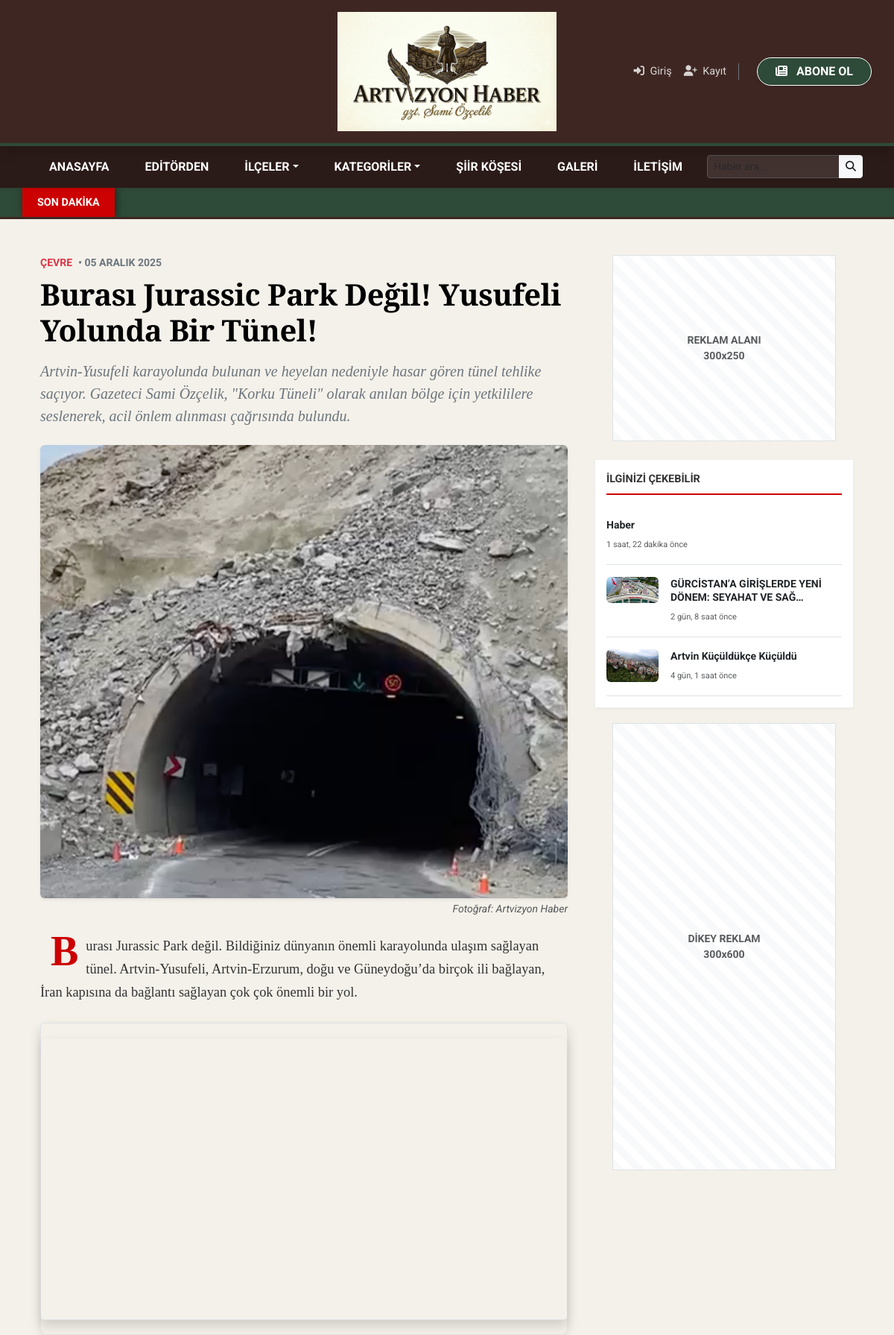
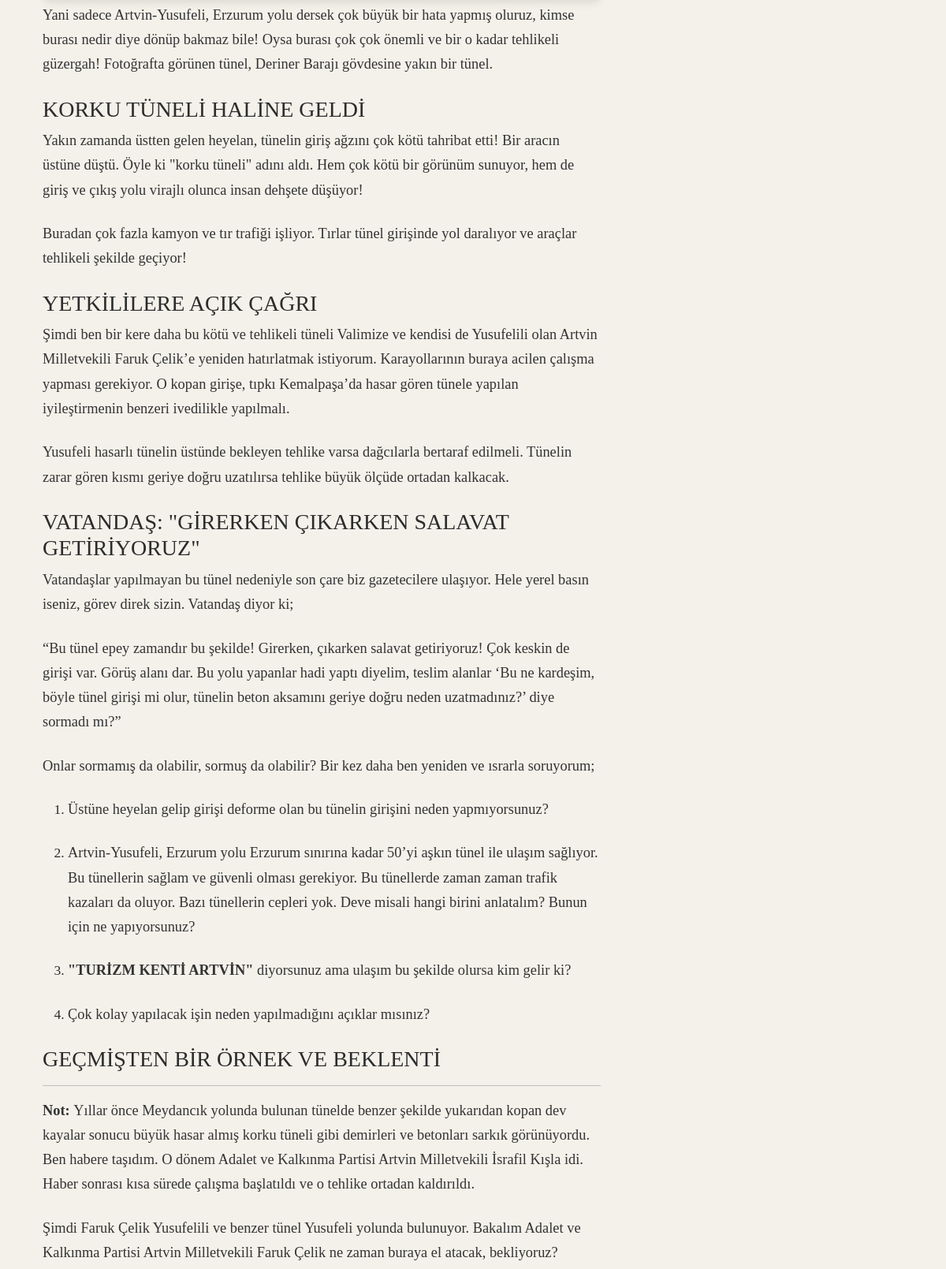
The page /haber/6/ (upper part) on the database its author committed (2 pictures, top to bottom).
### haberler/models.py (models this page shows, shortened)
class Haber(models.Model):
    baslik = models.CharField(max_length=200, verbose_name="Haber Başlığı")
    ozet = models.TextField(verbose_name="Kısa Özet", blank=True)
    icerik = RichTextUploadingField(verbose_name="Haber İçeriği")
    resim = ProcessedImageField(
        upload_to='haber_resimleri/',
        processors=[ResizeToFit(800, 600)],
        format='JPEG',
        options={'quality': 60},
        verbose_name="Haber Resmi",
        blank=True
    )
    video_link = models.URLField(blank=True, null=True, verbose_name="Video Linki (YouTube)")
    son_dakika = models.BooleanField(default=False, verbose_name="Son Dakika Haberi mi?")
    ulusal_mi = models.BooleanField(default=False, verbose_name="Ulusal Haber mi?")
    manset_mi = models.BooleanField(default=False, verbose_name="Manşette Göster")
    kategori = models.ForeignKey(Kategori, on_delete=models.CASCADE, verbose_name="Kategori")
    ilce = models.ForeignKey(Ilce, on_delete=models.SET_NULL, null=True, blank=True, verbose_name="İlçe (Varsa)")
    yayin_tarihi = models.DateTimeField(default=timezone.now, verbose_name="Yayınlanma Tarihi")
    aktif_mi = models.BooleanField(default=True, verbose_name="Yayında mı?")
    class Meta: verbose_name_plural = "Haberler"; ordering = ['-yayin_tarihi']
    @property
    def youtube_embed_url(self):
        return None

class Kategori(models.Model):
    isim = models.CharField(max_length=100, verbose_name="Kategori Adı")
    slug = models.SlugField(unique=True, verbose_name="Link Uzantısı", null=True, blank=True)
    class Meta: verbose_name_plural = "Kategoriler"

### haberler/views.py (the view)
# urls.py: path('haber/<int:pk>/', views.haber_detay, name='haber_detay'),
def haber_detay(request, pk):
    haber = get_object_or_404(Haber, pk=pk)
    haber.icerik = metin_ici_video_duzelt(haber.icerik)
    benzer_haberler = Haber.objects.filter(kategori=haber.kategori, aktif_mi=True).exclude(id=haber.id).order_by('-yayin_tarihi')[:5]
    if not benzer_haberler:
        benzer_haberler = Haber.objects.filter(aktif_mi=True).exclude(id=haber.id).order_by('-yayin_tarihi')[:5]
    ham_yorumlar = haber.yorumlar.filter(aktif=True)
    onayli_yorumlar = yorumlara_rozet_ekle(ham_yorumlar)
    if request.method == 'POST':
        if not request.user.is_authenticated:
             return redirect('login')
        yorum_form = YorumForm(data=request.POST)
        if yorum_form.is_valid():
            yeni_yorum = yorum_form.save(commit=False)
            yeni_yorum.haber = haber
            yeni_yorum.isim = f"{request.user.first_name} {request.user.last_name}" or request.user.username
            yeni_yorum.email = request.user.email
            yeni_yorum.save()
            return redirect('haber_detay', pk=pk)
    else:
        yorum_form = YorumForm()
    return render(request, 'detay.html', {
        'haber': haber,
        'benzer_haberler': benzer_haberler,
        'yorumlar': onayli_yorumlar,
        'yorum_form': yorum_form,
    })

### haberler/forms.py
class YorumForm(forms.ModelForm):
    class Meta:
        model = Yorum
        fields = ('govde',) # İsim ve E-posta otomatik alınıyor

### haberler/views.py (called while the page is built)
def metin_ici_video_duzelt(icerik):
    if not icerik: return ""
    block_pattern = re.compile(r'\(\s*video\s*:(.*?)\)', re.DOTALL | re.IGNORECASE)
    def replacement(match):
        content = match.group(1) # Parantez içindeki her şey (HTML kodları dahil)
        id_pattern = re.compile(r'(?:v=|/|embed/|shorts/)([a-zA-Z0-9_-]{11})')
        found = id_pattern.search(content)
        if found:
            video_id = found.group(1)
            return f'''
            <div class="ratio ratio-16x9 my-4 shadow rounded border" style="width: 100%; display: block;">
                <iframe src="https://www.youtube.com/embed/{video_id}?rel=0" title="Video" allowfullscreen style="border:0;"></iframe>
            </div>
            '''
        return "" # ID bulamazsa boş döndür
    return block_pattern.sub(replacement, icerik)

def yorumlara_rozet_ekle(yorumlar):
    aktif_destekciler = Destekci.objects.filter(aktif_mi=True, bitis_tarihi__gte=timezone.now())
    destekci_dict = {d.email: d.paket for d in aktif_destekciler}
    for yorum in yorumlar:
        if yorum.email in destekci_dict:
            yorum.destekci_tipi = destekci_dict[yorum.email]
        else:
            yorum.destekci_tipi = None
    return yorumlar

def global_context(request):
    return {
        'global_kategoriler': Kategori.objects.all(),
        'global_ilceler': Ilce.objects.all(),
        'son_dakika': Haber.objects.filter(aktif_mi=True, son_dakika=True, yayin_tarihi__gte=timezone.now()-timedelta(hours=24)).order_by('-yayin_tarihi')
    }

### templates/detay.html (shortened to what this page needs)
{% extends 'base.html' %}
{% load static %}
{% block content %}
<div class="container mt-4">
    <div class="row">
        <div class="col-lg-8 pe-lg-4">
            <div class="d-flex align-items-center text-muted small mb-2 fw-bold text-uppercase">
                <span class="text-danger me-2">{{ haber.kategori.isim }}</span>
                <span class="text-secondary">&bull; {{ haber.yayin_tarihi|date:"d F Y" }}</span>
            </div>
            <h1 class="haber-baslik mb-3">{{ haber.baslik }}</h1>
            {% if haber.ozet %}
            <p class="lead fst-italic text-secondary mb-4" style="font-family: Georgia, serif;">
                {{ haber.ozet }}
            </p>
            {% endif %}
            {% if haber.resim %}
            <div class="mb-4">
                <img src="{{ haber.resim.url }}" class="img-fluid rounded w-100 shadow-sm" alt="{{ haber.baslik }}">
                <div class="text-end text-muted small mt-1 fst-italic">Fotoğraf: Artvizyon Haber</div>
            </div>
            {% endif %}
            <article class="haber-icerik">
                {{ haber.icerik|safe }}
            </article>
        </div>
        <div class="col-lg-4">
            <div class="mb-4 text-center">
                <div class="bg-light border d-flex align-items-center justify-content-center mx-auto" style="width:300px; height:250px; background-image: repeating-linear-gradient(45deg, #f8f9fa 0, #f8f9fa 10px, #fff 10px, #fff 20px);">
                    <span class="text-muted small fw-bold">REKLAM ALANI<br>300x250</span>
                </div>
            </div>
            <div class="sidebar-widget">
                <div class="widget-baslik">İLGİNİZİ ÇEKEBİLİR</div>
                <div class="list-group list-group-flush">
                    {% for benzer in benzer_haberler %}
                    <a href="{% url 'haber_detay' benzer.pk %}" class="list-group-item list-group-item-action d-flex align-items-start px-0 py-3 border-bottom">
                        {% if benzer.resim %}
                        <img src="{{ benzer.resim.url }}" class="rounded me-3 object-fit-cover" style="width: 70px; height: 50px;" alt="Haber">
                        {% endif %}
                        <div>
                            <h6 class="mb-1 text-dark fw-bold small" style="line-height: 1.3;">{{ benzer.baslik|truncatechars:50 }}</h6>
                            <small class="text-muted" style="font-size: 11px;">{{ benzer.yayin_tarihi|timesince }} önce</small>
                        </div>
                    </a>
                    {% empty %}
                    <p class="small text-muted">Benzer haber bulunamadı.</p>
                    {% endfor %}
                </div>
            </div>
            <div class="text-center sticky-top" style="top: 20px;">
                <div class="bg-light border d-flex align-items-center justify-content-center mx-auto" style="width:300px; height:600px; background-image: repeating-linear-gradient(45deg, #f8f9fa 0, #f8f9fa 10px, #fff 10px, #fff 20px);">
                    <span class="text-muted small fw-bold">DİKEY REKLAM<br>300x600</span>
                </div>
            </div>
        </div>
    </div>
</div>
{% endblock %}

### templates/base.html (style rules this page uses)
:root { --ahsap-koyu: #3E2723; --artvin-yesil: #2E4A38; --kagit-krem: #F4F1EA; --altin-detay: #D4AF37; }
body { background-color: var(--kagit-krem); font-family: 'Roboto', sans-serif; min-height: 100vh; display: flex; flex-direction: column; }
h1, h2, h3, h4, h5 { font-family: 'Playfair Display', serif; }
img { max-width: 100% !important; height: auto !important; }
.haber-icerik iframe, .haber-icerik embed, .haber-icerik video { width: 100% !important; aspect-ratio: 16 / 9; height: auto !important; border-radius: 8px; margin: 20px 0; box-shadow: 0 4px 12px rgba(0,0,0,0.1); }
.haber-icerik p { font-size: 1.15rem; line-height: 1.7; margin-bottom: 20px; color: #333; font-family: 'Georgia', serif; }
.haber-icerik > p:first-of-type::first-letter { font-size: 3.5rem; float: left; line-height: 0.8; margin-right: 10px; color: #cc0000; font-weight: bold; }

### templates/detay.html (style rules this page uses)
.haber-icerik { font-family: 'Georgia', 'Times New Roman', serif; font-size: 1.1rem; line-height: 1.6; color: #2c2c2c; }
.haber-icerik p { margin-bottom: 1.5rem; }
.haber-baslik { font-family: 'Playfair Display', serif; font-weight: 700; color: #000; font-size: 2.5rem; letter-spacing: -0.5px; }
.sidebar-widget { background: #fff; border: 1px solid #eee; padding: 15px; margin-bottom: 20px; box-shadow: 0 2px 4px rgba(0,0,0,0.03); }
.widget-baslik { font-size: 0.9rem; font-weight: bold; text-transform: uppercase; border-bottom: 2px solid #cc0000; padding-bottom: 8px; margin-bottom: 15px; color: #333; }

### rows shown on the page
Haber: kategori.isim "ÇEVRE", yayin_tarihi "05 ARALIK 2025", baslik "Burası Jurassic Park Değil! Yusufeli Yolunda Bir Tünel!", ozet "Artvin-Yusufeli karayolunda bulunan ve heyelan nedeniyle hasar gören tünel tehlike saçıyor. Gazeteci Sami Özçelik, \"Korku Tüneli\" olarak anılan bölge için yetkililere seslenerek, acil önlem alınması çağrısında bulundu.", resim (picture), icerik "Burası Jurassic Park değil. Bildiğiniz dünyanın önemli karayolunda ulaşım sağlayan tünel. Artvin-Yusufeli, Artvin-Erzurum, doğu ve Güneydoğu’da birçok ili bağlayan, İran kapısına da bağlantı sağlayan çok çok önemli bir yol. Yani sadece Artvin-Yusufeli, Erzurum yolu dersek çok büyük bir hata yapmış oluruz, kimse burası nedir diye dönüp bakmaz bile! Oysa burası çok çok önemli ve bir o kadar tehlikeli güzergah! Fotoğrafta görünen tünel, Deriner Barajı gövdesine yakın bir tünel. KORKU TÜNELİ HALİNE GELDİ Yakın zamanda üstten gelen heyelan, tünelin giriş ağzını çok kötü tahribat etti! Bir aracın üstüne düştü. Öyle ki \"korku tüneli\" adını aldı. Hem çok kötü bir görünüm sunuyor, hem de giriş ve…"
Haber: baslik "Haber", yayin_tarihi "1 saat, 22 dakika"
Haber: resim (picture), baslik "GÜRCİSTAN’A GİRİŞLERDE YENİ DÖNEM: SEYAHAT VE SAĞ…", yayin_tarihi "2 gün, 8 saat"
Haber: resim (picture), baslik "Artvin Küçüldükçe Küçüldü", yayin_tarihi "4 gün, 1 saat"
